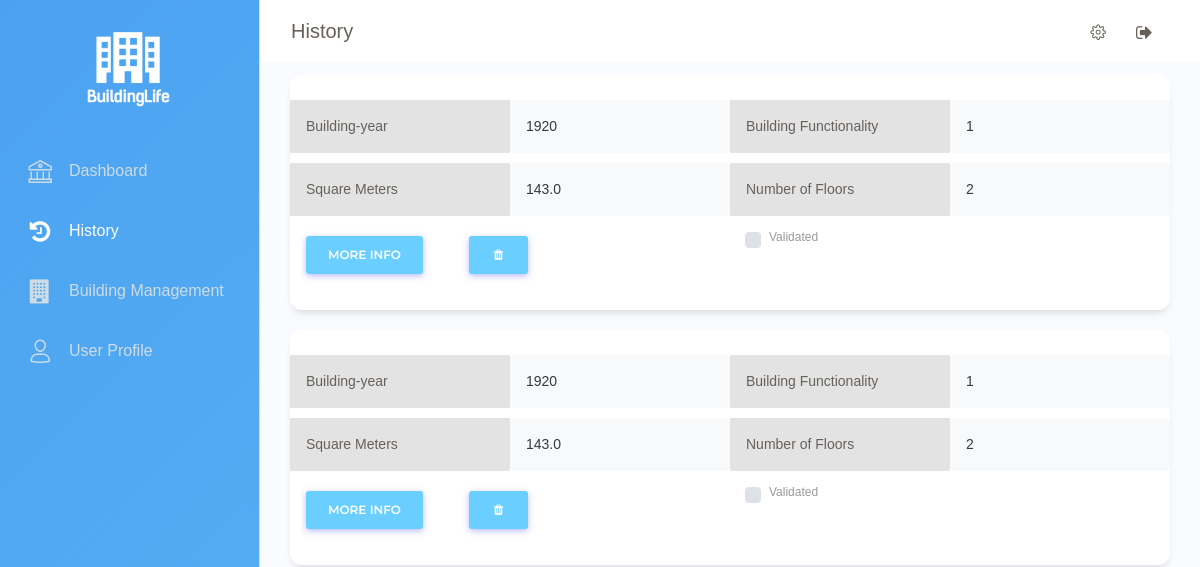
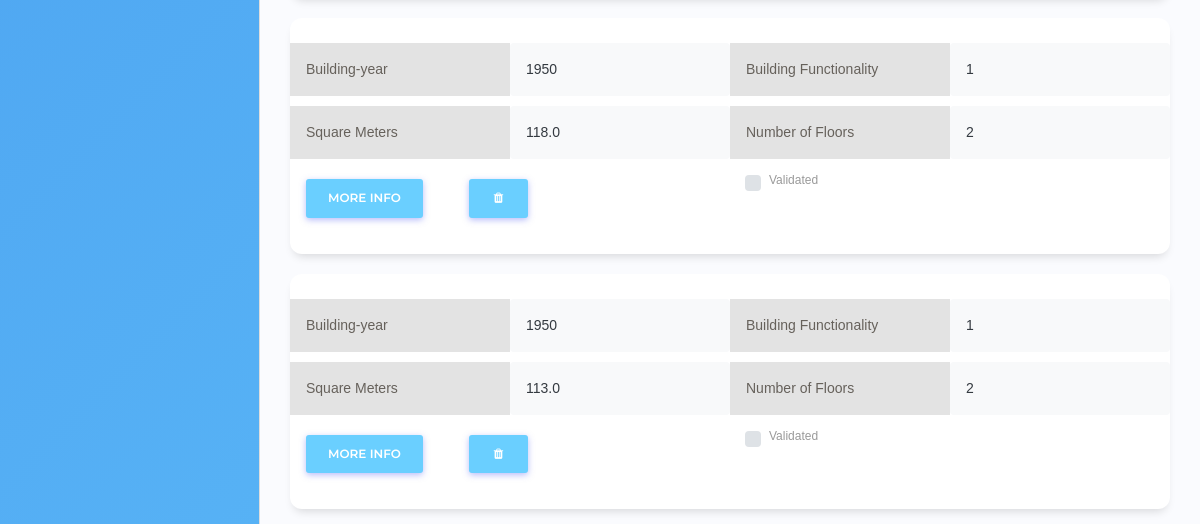
Before: /history (upper part) with the older database file (2 pictures, top to bottom).
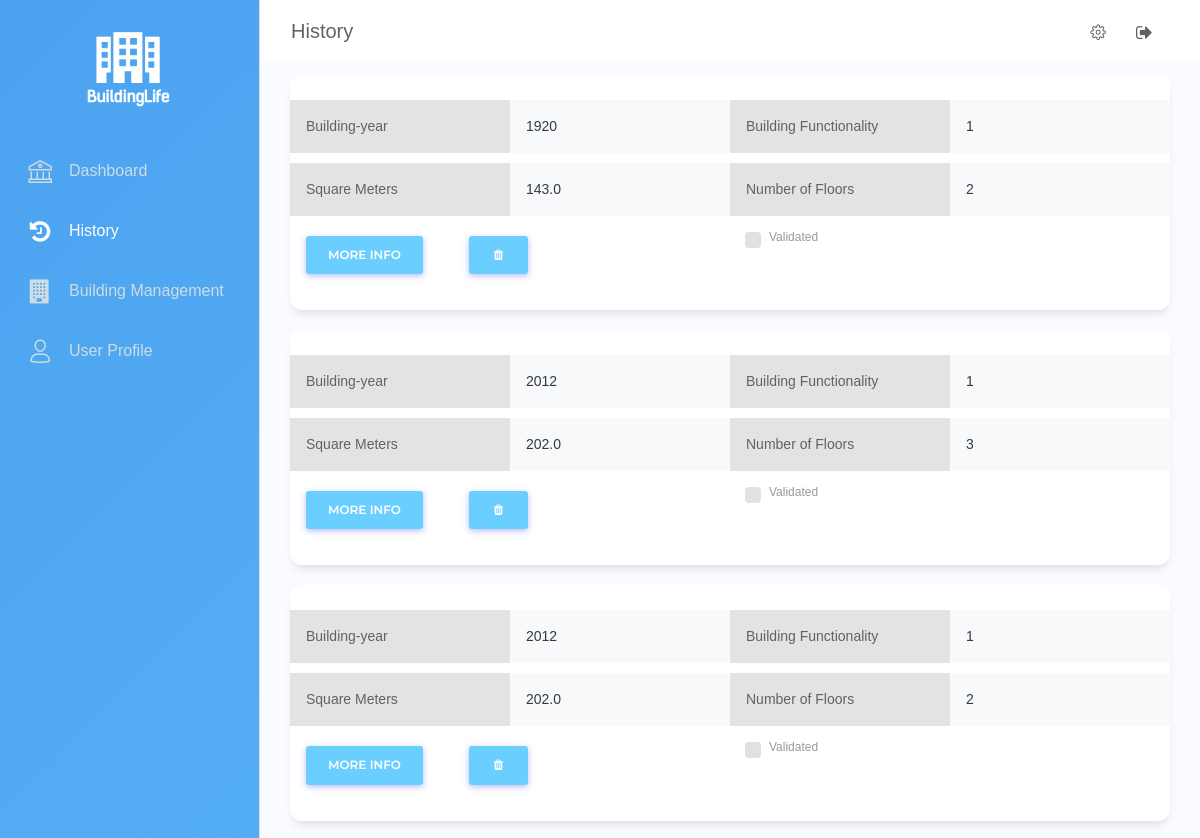
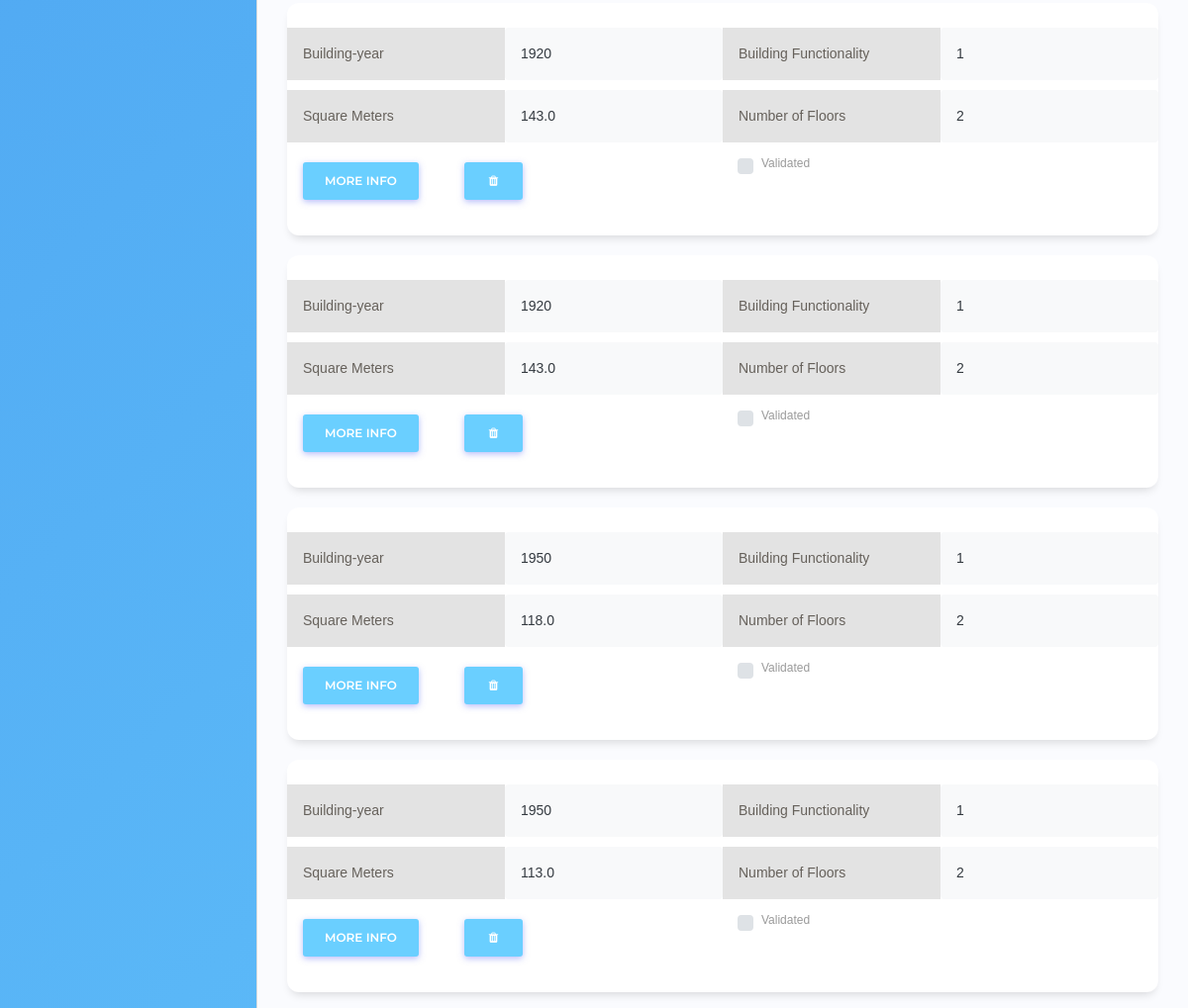
After: the same page with the newer database file (2 pictures, top to bottom).
### app/models.py (models this page shows, shortened)
class Building(db.Model):
	__tablename__ = "Building"
	id                      = db.Column(db.Integer, primary_key=True)
	building_year           = db.Column(db.Integer)
	building_functionality  = db.Column(db.String(120))
	square_meters           = db.Column(db.Float)
	number_floors           = db.Column(db.Integer)
	total_value             = db.Column(db.Integer)
	steel_quantity          = db.Column(db.Integer)
	steel_Value             = db.Column(db.Integer)
	copper_quantity         = db.Column(db.Integer)
	copper_Value            = db.Column(db.Integer)
	concrete_quantity       = db.Column(db.Integer)
	concrete_Value          = db.Column(db.Integer)
	timber_quantity         = db.Column(db.Integer)
	timber_Value            = db.Column(db.Integer)
	glass_quantity          = db.Column(db.Integer)
	glass_Value             = db.Column(db.Integer)
	polystyrene_quantity    = db.Column(db.Integer)
	polystyrene_Value       = db.Column(db.Integer)
	user_id                 = db.Column(db.Integer, db.ForeignKey('user.id'))

### app/routes.py (the view)
@app.route('/history')
def history():
	buildings = Building.query.order_by(Building.id.desc())
	return render_template('history.html', buildings=buildings)

### app/templates/history.html (shortened to what this page needs)
{% extends "base.html" %}
{% block content %}
    <div class="main-panel">
      <nav class="navbar navbar-expand-lg navbar-absolute fixed-top navbar-transparent">
        <div class="container-fluid">
          <div class="navbar-wrapper">
            <a class="navbar-brand" href="#pablo">History</a>
          </div>
          <div class="collapse navbar-collapse justify-content-end" id="navigation">
            <ul class="navbar-nav">
              <li class="nav-item">
                <a class="nav-link btn-rotate">
                  <i class="nc-icon nc-settings-gear-65"></i>
                </a>
              </li>
              <li class="nav-item">
                <a class="nav-link btn-rotate" href="{{url_for('logout')}}">
                  <i class="fa fa-sign-out"></i>
                </a>
              </li>
            </ul>
          </div>
        </div>
      </nav>
      <div class="content">
        <div class="row">
        {% for building in buildings %}
          <div class="col-md-12">
            <div class="card ">
              <div class="card-body ">
                <div class="row" style="margin-top:10px">
                  <div class="p-3 col-md-3" style="background-color: #e3e3e3; color: #66615B">Building-year</div>
                  <div class="p-3 bg-light text-dark rounded col-md-3">{{ building.building_year }}</div>
                  <div class="p-3 col-md-3" style="background-color: #e3e3e3; ; color: #66615B">Building Functionality</div>
                  <div class="p-3 bg-light text-dark rounded col-md-3">{{ building.building_functionality }}</div>
                </div>
                <div class="row" style="margin-top:10px">
                  <div class="p-3 col-md-3" style="background-color: #e3e3e3; color: #66615B">Square Meters</div>
                  <div class="p-3 bg-light text-dark rounded col-md-3">{{ building.square_meters }}</div>
                  <div class="p-3 col-md-3" style="background-color: #e3e3e3; color: #66615B">Number of Floors</div>
                  <div class="p-3 bg-light text-dark rounded col-md-3">{{ building.number_floors }}</div>
                </div>
                <div class="row" style="margin-top:10px">
                  <div class=" col-md-6">
                    <p style="padding: 0 0 0px">
                      <button class="btn btn-primary" type="button" data-toggle="collapse" data-target="#collapseExample{{loop.index}}" aria-expanded="false" aria-controls="collapseExample{{loop.index}}">
                      More info
                      </button>
                      <button class="btn btn-primary" type="button" style="margin-left: 10%"  onclick="var r = confirm('Are you sure you want to delete this estimation ?');
                      if (r == true) {
                        location.href='{{url_for('suppr', idEstimation=building.id)}}';
                      }">
                        <i class="fa fa-trash fa-fw" aria-hidden="true"></i>
                      </button>
                    </p>
                  </div>
                  <div class=" col-md-6">
                    <div class="custom-control custom-checkbox">
                      <label class="custom-control-label" for="checkbox_{{ building.id }}" >Validated</label>
                    </div>
                  </div>
                </div>
            </div>
              </div>
              </div>
			    {% endfor %}
            </div>
	  </div>
  </div>
  {% endblock %}

### app/templates/base.html (shortened to what this page needs)
<!DOCTYPE html>
<html lang="en">
<head>
  <link href="https://maxcdn.bootstrapcdn.com/font-awesome/latest/css/font-awesome.min.css" rel="stylesheet">
   <link href= "{{ url_for('static',filename='Front_end/Dashboard/assets/css/bootstrap.min.css') }}" rel= "stylesheet" >
   <link href= "{{ url_for('static',filename='Front_end/Dashboard/assets/css/paper-dashboard.css') }}" rel= "stylesheet" >
   <link href= "{{ url_for('static',filename='Front_end/Dashboard/assets/css/styleProgressBar.css') }}" rel= "stylesheet" >
   <link rel="stylesheet" href="https://cdnjs.cloudflare.com/ajax/libs/font-awesome/4.7.0/css/font-awesome.min.css">
</head>
<body class="">
  <div class="wrapper ">
    <div class="sidebar" data-color="white" data-active-color="danger">
      <div class="logo mx-auto">
        <a class="sticky-logo" href="dashboard">
          <img style="width: 55%; height:50%; vertical-align: middle;" class="img-fluid mx-auto d-block" src="static/Front_end/img/Logo_Updated.png" alt="" title="">
        </a>
      </div>
	 <div class="sidebar-wrapper" style="overflow: hidden">
        <ul class="nav">
          {% if url_for(request.endpoint) == "/dashboard" %}
            <li class="active ">
          {% else %}
            <li>
          {% endif %}
            <a href="dashboard">
              <i class="nc-icon nc-bank"></i>
              <p style = "font-family: Nunito,sans-serif; font-weight: 400; font-size: 1rem">Dashboard</p>
            </a>
          </li>
          {% if url_for(request.endpoint) == "/history" %}
            <li class="active ">
          {% else %}
            <li>
          {% endif %}
            <a href="history">
              <i class="fa fa-history"></i>
              <p style = "font-family: Nunito,sans-serif; font-weight: 400; font-size: 1rem">History</p>
            </a>
          </li>
          {% if url_for(request.endpoint) == "/BuildingManagement" or url_for(request.endpoint) == "/parameters" or url_for(request.endpoint) == "/building_management_estimation" %}
          <li class="active ">
          {% else %}
          <li>
          {% endif %}
            <a href="BuildingManagement">
              <i class="fa fa-building"></i>
              <p style = "font-family: Nunito,sans-serif; font-weight: 400; font-size: 1rem;">Building Management</p>
            </a>
          </li>
          {% if url_for(request.endpoint) == "/UserProfile" %}
          <li class="active ">
          {% else %}
          <li>
          {% endif %}
            <a href="UserProfile">
              <i class="nc-icon nc-single-02"></i>
              <p style = "font-family: Nunito,sans-serif; font-weight: 400; font-size: 1rem;">User Profile</p>
            </a>
          </li>
        </ul>
      </div>
    </div>
{% block content %}{% endblock %}
</body>
</html>

Changed rows visible on the page:
added Building: building_year "1920", building_functionality "1", square_meters "143.0", number_floors "2"
added Building: building_year "2012", building_functionality "1", square_meters "202.0", number_floors "3"
added Building: building_year "2012", building_functionality "1", square_meters "202.0", number_floors "2"
